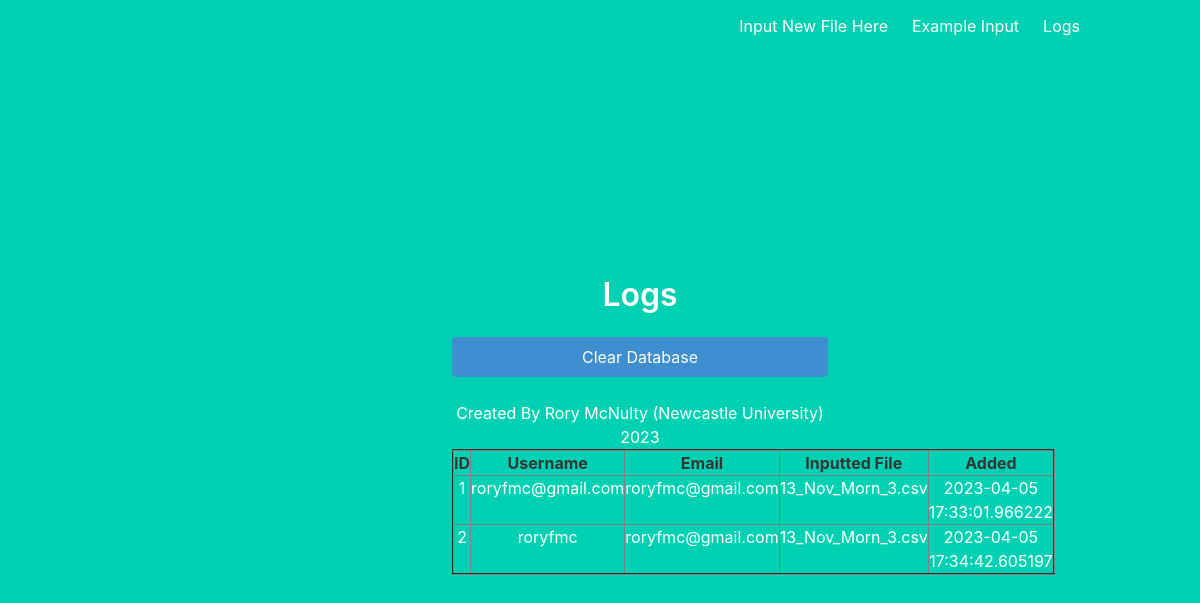
Page /logs on the earlier database version.
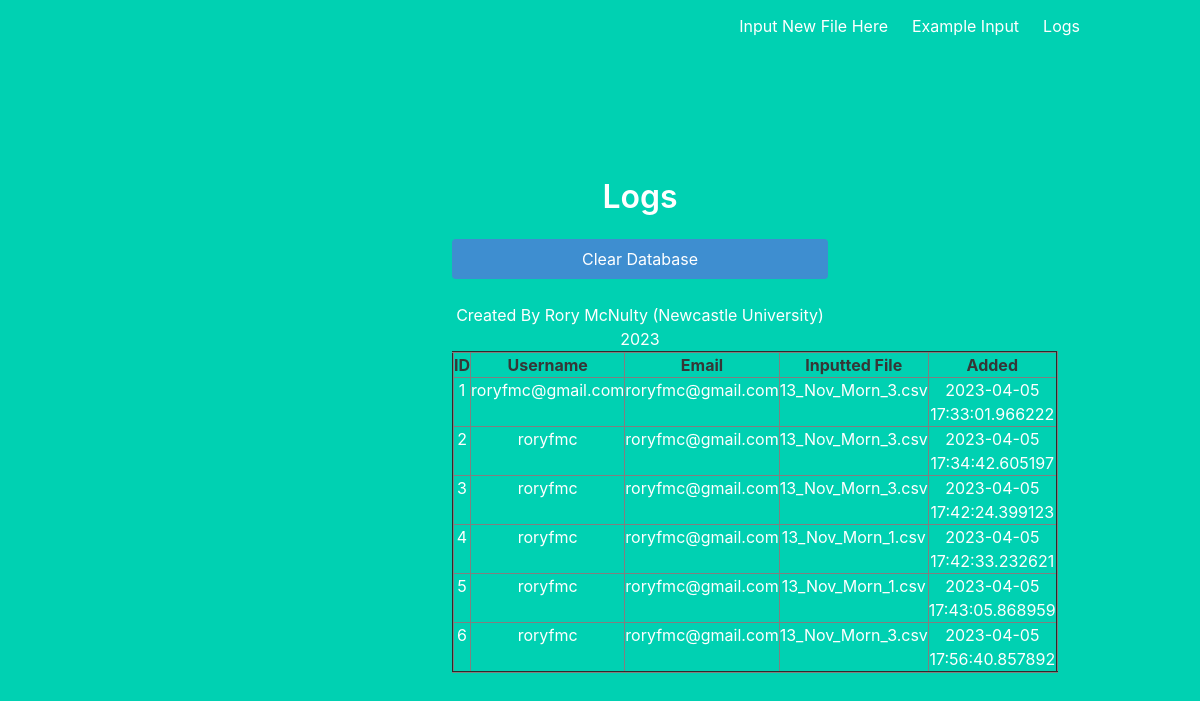
Same page on the later database version.
### app.py (models this page shows, shortened)
class User(db.Model):
    __tablename__ = 'userlogs'
    id = db.Column(db.Integer, primary_key=True)
    username = db.Column(db.String(20))
    email = db.Column(db.String(100))
    csv_file = db.Column(db.String(100), nullable=False)
    added = db.Column(db.DateTime, default=datetime.now)

### app.py (the view)
@app.route('/logs')
def logs():
    data=User.query.all()
    return render_template('logs.html', data=data)

### templates/logs.html
{% extends "base.html" %}
{% block content %}
    <div class="column is-5 is-offset-4">
        <h3 class="title is-3">Logs</h3>
        <form action="{{ url_for('clear_db') }}" method="POST">
            <input class="button is-block is-info is-fullwidth" type="submit" value="Clear Database">
        </form>
        <br>
        <table border="2" class="dataframe is-centered" style="width: 100%; height: 100px; padding: 10px; margin: 0 auto;">
            <tr>
                <th>ID</th>
                <th>Username</th>
                <th>Email</th>
                <th>Inputted File</th>
                <th>Added</th>
            </tr>
            {% for row in data %}
            <tr>
                <td>{{ row.id }}</td>
                <td>{{ row.username }}</td>
                <td>{{ row.email }}</td>
                <td>{{ row.csv_file }}</td>
                <td>{{ row.added }}</td>
            </tr>
            {% endfor %}
    </div>
{% endblock %}

### templates/base.html (shortened to what this page needs)
<!DOCTYPE html>
<html>
<head>
    <link rel="stylesheet" href="https://cdnjs.cloudflare.com/ajax/libs/bulma/0.7.2/css/bulma.min.css"/>
</head>
<body>
<section class="hero is-primary is-fullheight">
    <div class="hero-head">
        <nav class="navbar">
            <div class="container">
                <div id="navbarMenuHeroA" class="navbar-menu">
                    <div class="navbar-end">
                        <a href="{{ url_for('index') }}" class="navbar-item">
                            Input New File Here
                        </a>
                        <a href="{{ url_for('example') }}" class="navbar-item">
                            Example Input
                        </a>
                        <a href="{{ url_for('logs') }}" class="navbar-item">
                            Logs
                        </a>
                    </div>
                </div>
            </div>
        </nav>
    </div>
    <div class="hero-body">
        <div class="container has-text-centered">
            {% block content %}
            {% endblock %}
        </div>
    </div>
<footer class="is is-centered">Created By Rory McNulty (Newcastle University) 2023</footer>
</section>
</body>
</html>

Differences in the rows shown:
added User: id "3", username "roryfmc", email "roryfmc@gmail.com", csv_file "13_Nov_Morn_3.csv", added "2023-04-05 17:42:24.399123"
added User: id "4", username "roryfmc", email "roryfmc@gmail.com", csv_file "13_Nov_Morn_1.csv", added "2023-04-05 17:42:33.232621"
added User: id "5", username "roryfmc", email "roryfmc@gmail.com", csv_file "13_Nov_Morn_1.csv", added "2023-04-05 17:43:05.868959"
added User: id "6", username "roryfmc", email "roryfmc@gmail.com", csv_file "13_Nov_Morn_3.csv", added "2023-04-05 17:56:40.857892"
